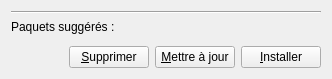
<?xml version="1.0" encoding="UTF-8"?>
<ui version="4.0">
 <class>EntryMoreInfos</class>
 <widget class="QWidget" name="EntryMoreInfos">
  <property name="geometry">
   <rect>
    <x>0</x>
    <y>0</y>
    <width>332</width>
    <height>78</height>
   </rect>
  </property>
  <property name="windowTitle">
   <string>Form</string>
  </property>
  <layout class="QVBoxLayout" name="verticalLayout">
   <item>
    <widget class="Line" name="hline">
     <property name="orientation">
      <enum>Qt::Horizontal</enum>
     </property>
    </widget>
   </item>
   <item>
    <widget class="QLabel" name="lblSuggested">
     <property name="text">
      <string>Paquets suggérés :</string>
     </property>
    </widget>
   </item>
   <item>
    <widget class="QWidget" name="wgSuggested" native="true"/>
   </item>
   <item>
    <spacer name="verticalSpacer">
     <property name="orientation">
      <enum>Qt::Vertical</enum>
     </property>
     <property name="sizeHint" stdset="0">
      <size>
       <width>20</width>
       <height>0</height>
      </size>
     </property>
    </spacer>
   </item>
   <item>
    <layout class="QHBoxLayout" name="horizontalLayout_3">
     <item>
      <spacer name="horizontalSpacer_2">
       <property name="orientation">
        <enum>Qt::Horizontal</enum>
       </property>
       <property name="sizeHint" stdset="0">
        <size>
         <width>40</width>
         <height>20</height>
        </size>
       </property>
      </spacer>
     </item>
     <item>
      <widget class="QPushButton" name="btnRemove">
       <property name="text">
        <string>&amp;Supprimer</string>
       </property>
       <property name="checkable">
        <bool>true</bool>
       </property>
      </widget>
     </item>
     <item>
      <widget class="QPushButton" name="btnUpdate">
       <property name="text">
        <string>&amp;Mettre à jour</string>
       </property>
       <property name="checkable">
        <bool>true</bool>
       </property>
      </widget>
     </item>
     <item>
      <widget class="QPushButton" name="btnInstall">
       <property name="text">
        <string>&amp;Installer</string>
       </property>
       <property name="checkable">
        <bool>true</bool>
       </property>
      </widget>
     </item>
    </layout>
   </item>
  </layout>
 </widget>
 <resources/>
 <connections/>
</ui>
